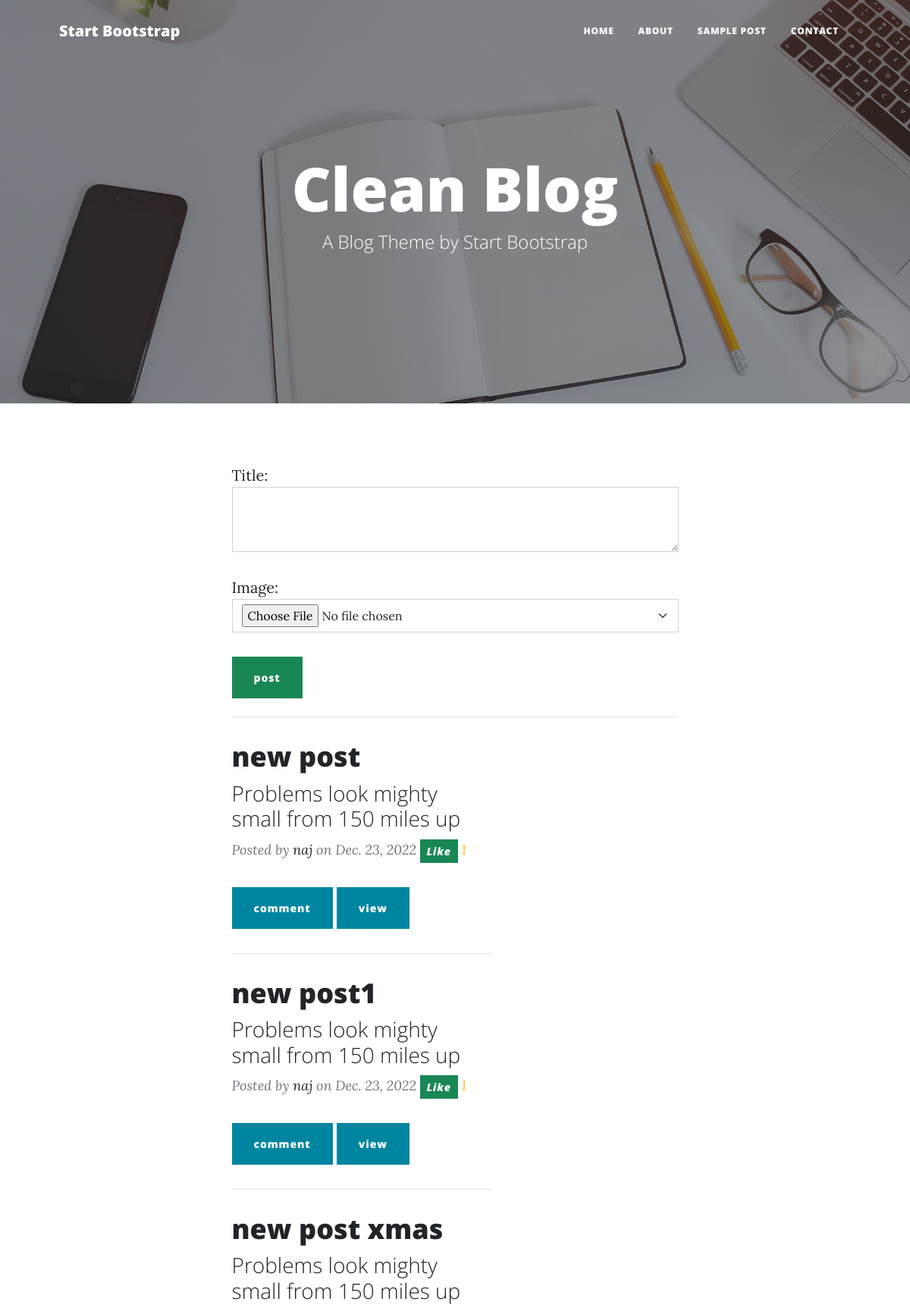
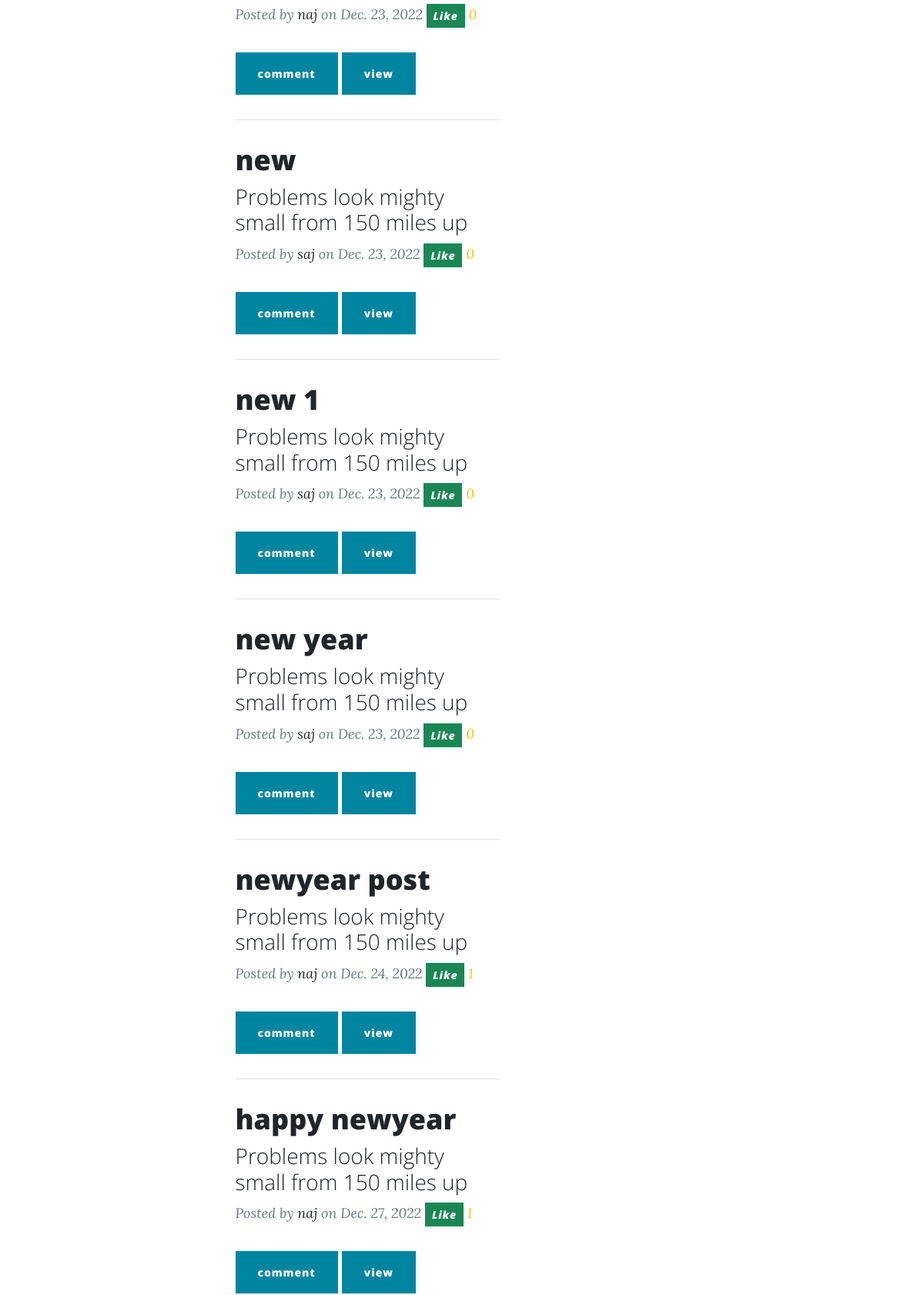
The app's page /home (signed in, upper part) with its own data (2 pictures, top to bottom).
### socialapp/models.py (models this page shows, shortened)
class Post(models.Model):
    title=models.CharField(max_length=200)
    image=models.ImageField(upload_to="images",null=True,blank=True)
    user=models.ForeignKey(User,on_delete=models.CASCADE)
    create_date=models.DateField(auto_now_add=True)
    upvote=models.ManyToManyField(User,related_name="upvote")
    is_active=models.BooleanField(default=True)

### socialapp/views.py (the view, shortened to what this page needs)
# urls.py: path("home",views.IndexView.as_view(),name="home"),
class IndexView(CreateView,ListView):
    template_name="index.html"
    form_class=PostForm
    model=Post
    success_url=reverse_lazy("home")
    context_object_name="title"
    def get_queryset(self):
        return Post.objects.all().exclude(user=self.request.user)

### socialapp/forms.py
class PostForm(forms.ModelForm):
    class Meta:
        model=Post
        fields=["title",
                "image"
                ]
        widgets={
            "title":forms.Textarea(attrs={"class":"form-control","rows":3}),
            "image":forms.FileInput(attrs={"class":"form-select"})
        }

### socialapp/templates/index.html (shortened to what this page needs)
{%extends 'base.html'%}
{%block body_block%}
<div class="col-md-10 col-lg-8 col-xl-7">
    <div class="post-preview">
        <form action="" method="post" enctype="multipart/form-data">
            {{form.as_p}}
            <input type="submit" value="post" class="btn btn-success">
        </form>
    </div>
    <hr class="my-4" />
    {%for t in title%}
    <div class="col-md-10 col-lg-8 col-xl-7">
        <div class="post-preview">
            <a href="post.html">
                <h2 class="post-title">{{t.title}}</h2>
                <h3 class="post-subtitle">Problems look mighty small from 150 miles up</h3>
            </a>
            <p class="post-meta">
                Posted by
                <a href="#!">{{t.user}}</a>
                on {{t.create_date}}
                <a href="{%url 'like' t.id%}" class="btn btn-sm btn-success">Like</a>
                <span class="text-warning">{{t.upvote.all.count}}</span>
                <p>
                    <button class="btn btn-primary" type="button" data-bs-toggle="collapse" data-bs-target="#collapseExample{{forloop.counter}}" aria-expanded="false" aria-controls="collapseExample">
                      comment
                    </button>
                    <button class="btn btn-primary" type="button" data-bs-toggle="collapse" data-bs-target="#commentlist{{forloop.counter}}" aria-expanded="false" aria-controls="collapseExample">
                        view
                      </button>
                  </p>
            </p>
        </div>
        <hr class="my-4" />
    </div>
    {%endfor%}
</div>
{%endblock%}

### socialapp/templates/base.html (shortened to what this page needs)
<!DOCTYPE html>
{%load static%}
<html lang="en">
    <head>
        <link href="{%static 'css/styles.css' %}" rel="stylesheet" />
    </head>
    <body>
        <nav class="navbar navbar-expand-lg navbar-light" id="mainNav">
            <div class="container px-4 px-lg-5">
                <a class="navbar-brand" href="index.html">Start Bootstrap</a>
                <div class="collapse navbar-collapse" id="navbarResponsive">
                    <ul class="navbar-nav ms-auto py-4 py-lg-0">
                        <li class="nav-item"><a class="nav-link px-lg-3 py-3 py-lg-4" href="index.html">Home</a></li>
                        <li class="nav-item"><a class="nav-link px-lg-3 py-3 py-lg-4" href="about.html">About</a></li>
                        <li class="nav-item"><a class="nav-link px-lg-3 py-3 py-lg-4" href="post.html">Sample Post</a></li>
                        <li class="nav-item"><a class="nav-link px-lg-3 py-3 py-lg-4" href="contact.html">Contact</a></li>
                    </ul>
                </div>
            </div>
        </nav>
        <header class="masthead" style="background-image: url('{%static 'assets/img/home-bg.jpg'%}')">
            <div class="container position-relative px-4 px-lg-5">
                <div class="row gx-4 gx-lg-5 justify-content-center">
                    <div class="col-md-10 col-lg-8 col-xl-7">
                        <div class="site-heading">
                            <h1>Clean Blog</h1>
                            <span class="subheading">A Blog Theme by Start Bootstrap</span>
                        </div>
                    </div>
                </div>
            </div>
        </header>
        <div class="container px-4 px-lg-5">
            <div class="row gx-4 gx-lg-5 justify-content-center">
                {%block body_block%}
                {%endblock%}
            </div>
        </div>
    </body>
</html>

### records on screen
Post: title "new post", user "naj", create_date "Dec. 23, 2022", upvote.all.count "1"
Post: title "new post1", user "naj", create_date "Dec. 23, 2022", upvote.all.count "1"
Post: title "new post xmas", user "naj", create_date "Dec. 23, 2022", upvote.all.count "0"
Post: title "new", user "saj", create_date "Dec. 23, 2022", upvote.all.count "0"
Post: title "new 1", user "saj", create_date "Dec. 23, 2022", upvote.all.count "0"
Post: title "new year", user "saj", create_date "Dec. 23, 2022", upvote.all.count "0"
Post: title "newyear post", user "naj", create_date "Dec. 24, 2022", upvote.all.count "1"
Post: title "happy newyear", user "naj", create_date "Dec. 27, 2022", upvote.all.count "1"
